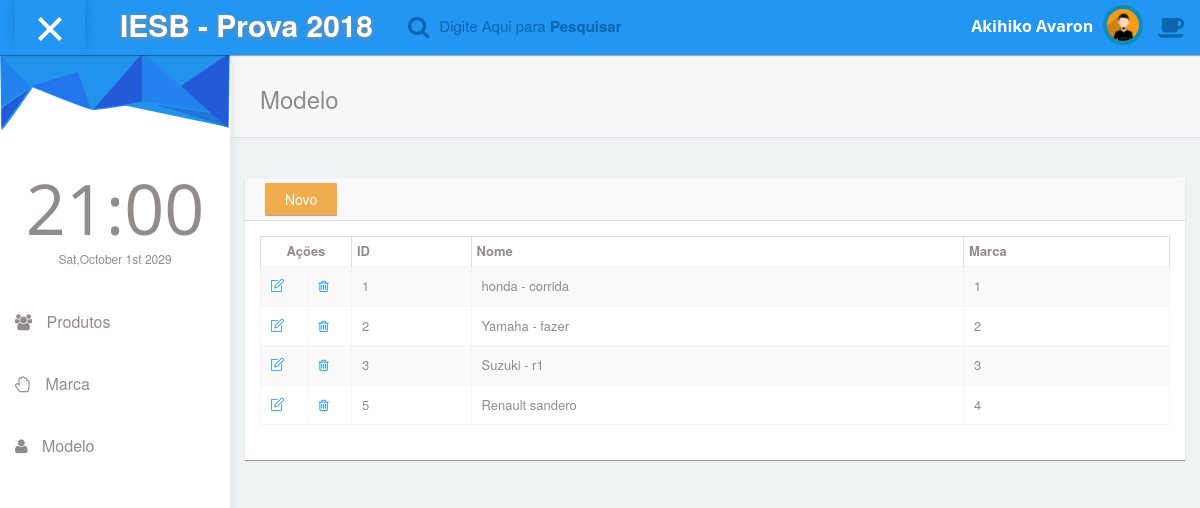
/Modelo/index.php, run on the app's committed database.
### tables this page shows
CREATE TABLE `modelo` (
  `id_modelo` int(11) NOT NULL AUTO_INCREMENT,
  `nome` varchar(45) NOT NULL,
  `id_marca` int(11) NOT NULL,
  PRIMARY KEY (`id_modelo`),
  KEY `fk_modelo_marca1_idx` (`id_marca`),
  CONSTRAINT `fk_modelo_marca1` FOREIGN KEY (`id_marca`) REFERENCES `marca` (`id_marca`) ON DELETE NO ACTION ON UPDATE NO ACTION
);

### Modelo/Modelo.php (called while the page is built, shortened)
<?php
include_once '../Conexao.php';
class Modelo
{
    public function recuperarDados()
    {
        $conexao = new Conexao();
        $sql = "select * from modelo order by id_modelo";
        return $conexao->recuperarDados($sql);
    }
}

### Conexao.php (called while the page is built, shortened)
<?php
class Conexao {
	protected $conexao;
	public function conectar()
	{
		$this->conexao = new PDO('mysql:host=localhost;dbname=revisao;charset=utf8', 'root', '');
	}
	public function desconectar()
	{
		$this->conexao = null;
	}
	public function recuperarDados($sql)
	{
        $retorno = $this->conexao->query($sql)->fetchAll(PDO::FETCH_ASSOC);
		return $retorno;
	}
}

### Modelo/index.php (the view)
<?php
include_once 'Modelo.php';
$modelo = new Modelo();
$amodelo = $modelo->recuperarDados();
include_once '../cabecalho.php';
?>
    <div class="panel box-shadow-none content-header">
        <div class="panel-body">
            <div class="col-md-12">
                <h3 class="animated fadeInLeft">Modelo</h3>
            </div>
        </div>
    </div>
    <div class="col-md-12 top-20 padding-0">
        <div class="col-md-12">
            <div class="panel">
                <div class="panel-heading">
                    <a class="btn btn-warning" href="formulario.php">Novo</a>
                </div>
                <div class="panel-body">
                    <div class="responsive-table">
                        <table id="datatables-example"
                               class="table table-bordered table-hover table-striped table-condensed">
                            <thead>
                            <tr>
                                <th colspan="2" width="10%" style="text-align: center">Ações</th>
                                <th>ID</th>
                                <th>Nome</th>
                                <th>Marca</th>
                            </tr>
                            </thead>
                            <tbody>
                            <?php foreach ($amodelo as $modelo) {
                                echo "
                                    <tr>
                                        <td>
                                            <a href='formulario.php?id_modelo={$modelo['id_modelo']}'><span class='icons icon-note'></span></a>
                                        </td>
                                        <td>
                                            <a href='processamento.php?acao=excluir&id_modelo={$modelo['id_modelo']}'><span class='fa fa-trash-o'></span></a>
                                        </td>
                                        <td>{$modelo['id_modelo']}</td>
                                        <td>{$modelo['nome']}</td>
                                        <td>{$modelo['id_marca']}</td>
                                    </tr>
                                ";
                            } ?>
                            </tbody>
                        </table>
                    </div>
                </div>
            </div>
        </div>
    </div>
<?php
include_once '../rodape.php';

### data on the page
modelo: id_modelo "1", nome "honda - corrida", id_marca "1"
modelo: id_modelo "2", nome "Yamaha - fazer", id_marca "2"
modelo: id_modelo "3", nome "Suzuki - r1", id_marca "3"
modelo: id_modelo "5", nome "Renault sandero", id_marca "4"
